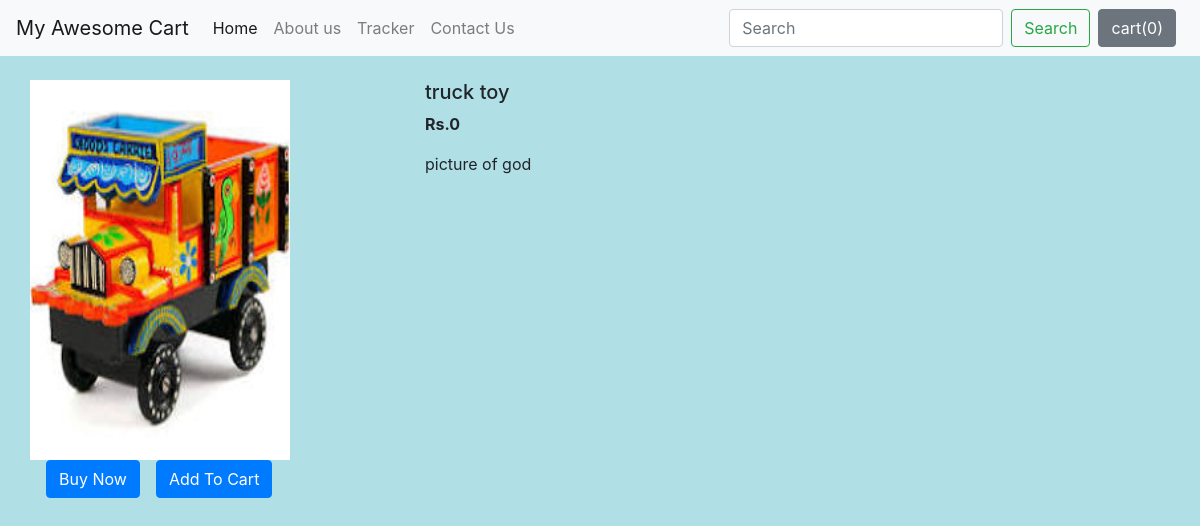
Page /shop/products/10 on the earlier database version.
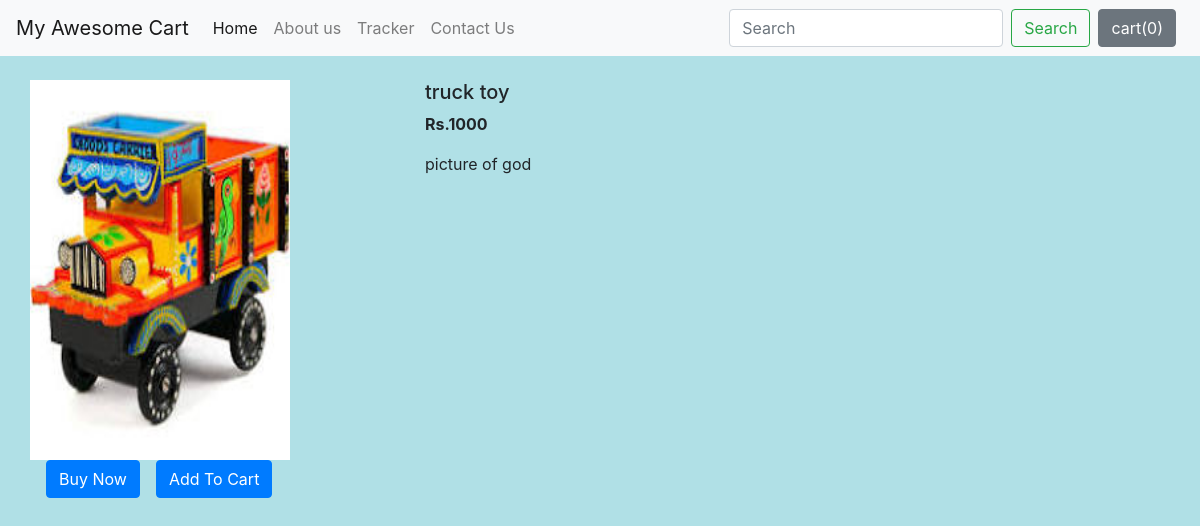
Same page on the later database version.
### shop/models.py (models this page shows, shortened)
class Product(models.Model):
    product_id = models.AutoField
    product_name = models.CharField(max_length=50)
    category = models.CharField(max_length=50, default="")
    subcategory = models.CharField(max_length=50, default="")
    price = models.IntegerField(default=0)
    desc = models.CharField(max_length=300)
    pud_date = models.DateField()
    image = models.ImageField(upload_to="image", default="")

### shop/views.py (the view)
# urls.py: path("products/<int:myid>", views.productView, name="Product"),
def productView(request, myid):
    product = Product.objects.filter(id=myid)
    return render(request,"shop/productView.html", {'product':product[0]})

### shop/templates/shop/productView.html (shortened to what this page needs)
{% extends 'shop/basic.html' %}
{% block body %}
<div class = "container my-4">
    <div class="row">
    <div class="col-md-4">
        <div class="row">
            <img src="/media/{{product.image}}" width="260px" height="380px">
        </div>
        <div class="row">
            <button class="btn btn-primary mx-3">Buy Now</button>
            <button class="btn btn-primary">Add To Cart</button>
        </div>
    </div>
    <div class="col-md-8">
        <h5>{{product.product_name}}</h5>
        <p><b>Rs.{{product.price}}</b></p>
        <p>{{product.desc}}</p>
    </div>
    </div>
</div>
{% endblock %}

### shop/templates/shop/basic.html (shortened to what this page needs)
<!doctype html>
<html lang="en">
  <head>
    <link rel="stylesheet" href="https://stackpath.bootstrapcdn.com/bootstrap/4.2.1/css/bootstrap.min.css">
</head>
<body style="background-color:powderblue;">
{% load static %}
  <nav class="navbar navbar-expand-lg navbar-light bg-light">
<a class="navbar-brand" href="/shop">My Awesome Cart</a>
<div class="collapse navbar-collapse" id="navbarSupportedContent">
  <ul class="navbar-nav mr-auto">
    <li class="nav-item active">
      <a class="nav-link" href="/shop">Home <span class="sr-only">(current)</span></a>
    </li>
    <li class="nav-item">
      <a class="nav-link" href="/shop/about">About us</a>
    </li>
    <li class="nav-item">
      <a class="nav-link" href="/shop/tracker">Tracker</a>
    </li>
    <li class="nav-item">
      <a class="nav-link" href="/shop/contact">Contact Us</a>
    </li>
  </ul>
  <form class="form-inline my-2 my-lg-0">
    <input class="form-control mr-sm-2" type="search" placeholder="Search" aria-label="Search">
    <button class="btn btn-outline-success my-2 my-sm-0" type="submit">Search</button>
  </form>
  <button type="button" class="btn btn-secondary mx-2" id="popcart" data-container="body" data-html="true" data-toggle="popover" data-placement="bottom" data-content="Vivamus
sagittis lacus vel augue laoreet rutrum faucibus.">
    cart(<span id="cart">0</span>)</a>
  </button>
</div>
</nav>
{% block body %} {% endblock %}
 </body>
</html>

Differences in the rows shown:
changed Product "truck toy": price "0" → "1000"
